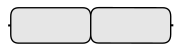

This figure's Python source:

import parasbolv as psv
import matplotlib.pyplot as plt

part_list = []

part_list.append(['Macromolecule', None, None])
part_list.append(['Macromolecule', {'rotation':3.14}, None])
renderer = psv.GlyphRenderer()
construct = psv.Construct(part_list, renderer)

fig, ax, baseline_start, baseline_end, bounds = construct.draw()
ax.plot([baseline_start[0]-1, baseline_end[0]+1], [baseline_start[1], baseline_end[1]], color=(0,0,0), linewidth=1.5, zorder=0)

ax.set_ylim([-40,40])
ax.set_xlim([-10,80])
    
fig.savefig('Macromolecule.pdf', transparent=True, dpi=300)

plt.show()
              
